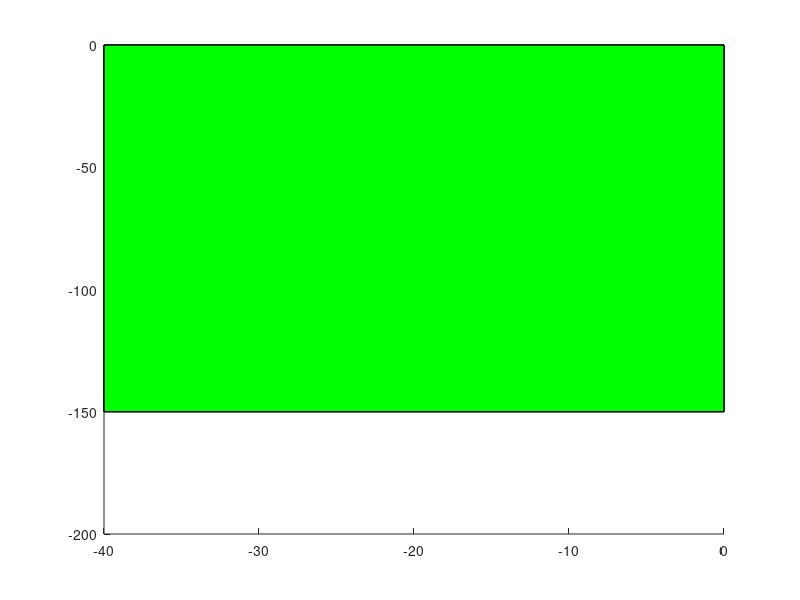

MATLAB code for this plot:
function [V,F,h] = Test_Block()

V = [0 0 0;  % ponto 1
     0 -150 0   ;  % ponto 2
     -40 0 0;  % ponto 3
     -40 -150 0;  % ponto 4
     
     0 0 50;  % ponto 5
     0 -150 50;  % ponto 6
     -40 0 50;  % ponto 7
     -40 -150 50];  % ponto 8


F = [1 2 4 3
     5 6 8 7
     1 2 6 5
     3 4 8 7
     2 4 8 6
     1 3 7 5
     ];

h = patch('Vertices', V, 'Faces', F, 'FaceColor', "Green", 'FaceLighting', 'gouraud', 'EdgeColor', 'Black');